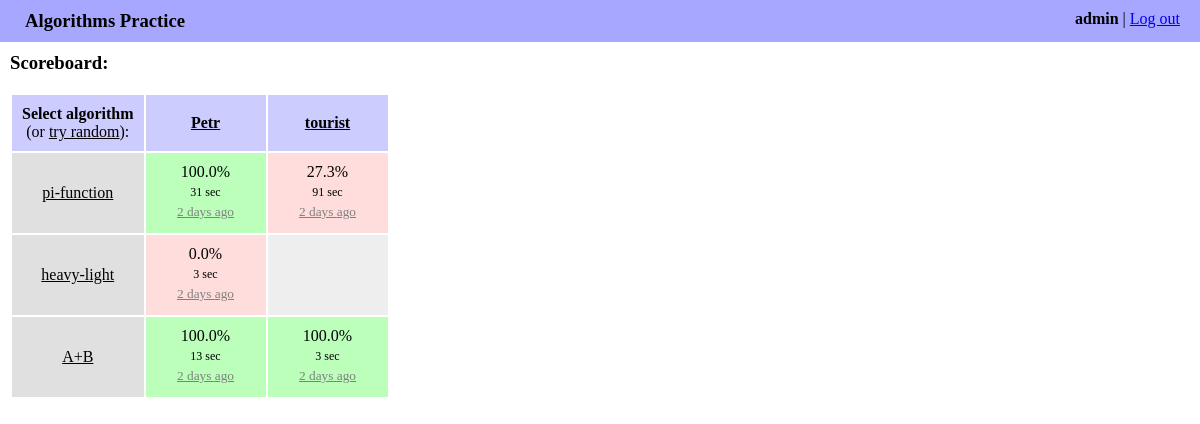
Page /algo/ (signed in) on the committed database.
### algo/models.py (models this page shows, shortened)
class Algorithm(models.Model):
    name = models.CharField(max_length=255)
    slug = models.SlugField(max_length=60, blank=True)
    source_code = models.TextField()

class Submit(models.Model):
    algorithm = models.ForeignKey(Algorithm)
    author = models.ForeignKey(User)
    date = models.DateTimeField(auto_now_add=True)
    elapsed_seconds = models.IntegerField()
    source_code = models.TextField()
    score = models.FloatField()

### algo/views.py (the view)
@login_required
def index(request):
    algorithms = Algorithm.objects.all()
    authors = Group.objects.get(name='algo').user_set.all()
    scoreboard = []
    for algorithm in algorithms:
        submits = []
        for author in authors:
            last_submit = Submit.objects\
                .filter(algorithm=algorithm, author=author)\
                .order_by('-date')\
                .first()
            submits.append({
                'author': author,
                'submit': last_submit,
                'submit_kind': get_submit_kind(last_submit),
            })
        scoreboard.append({
            'algorithm': algorithm,
            'submits': submits,
        })
    return render(request, 'algo/index.html', {
        'authors': authors,
        'scoreboard': scoreboard,
    })

### algo/templatetags/upto_filter.py (called while the page is built)
@register.filter
@stringfilter
def upto(value, delimiter=None):
    return value.split(delimiter)[0]

### algo/views.py (called while the page is built)
def get_submit_kind(item):
    if item is None:
        return None
    if item.score < 90 - EPS:
        return 'bad'
    if item.score < 100 - EPS:
        return 'good'
    return 'perfect'

### algo/templates/algo/index.html (shortened to what this page needs)
{% extends "algo/base.html" %}
{% load staticfiles %}
{% load upto_filter %}
{% block content %}
<h3>Scoreboard:</h3>
<table class="scoreboard">
    <thead>
        <tr>
            <th>
                Select algorithm
                <div class="check_random_text">
                    (or <a href="{% url 'algo:check_random' %}"  title="Try to write random algorithm">try random</a>):
                </div>
            </th>
            {% for author in authors %}
            {% if author.username == request.user.username %}
            <th class="current_user">
            {% else %}
            <th>
            {% endif %}
                <a href="{% url 'algo:history' author.username %}" title="All submits by {{ author.username }}">
                    {{ author.username }}
                </a>
            </th>
            {% endfor %}
        </tr>
    </thead>
    <tbody>
        {% for row in scoreboard %}
        <tr>
            <td class="algorithm_cell">
                <a href="{% url 'algo:check' algorithm_slug=row.algorithm.slug %}" title="Try to write {{ row.algorithm.name }}">
                    {{ row.algorithm.name }}
                </a>
            </td>
            {% for cell in row.submits %}
            {% if cell.submit %}
            <td class="submits_cell last_submit_{{ cell.submit_kind }}">
                <div class="last_submit_score" title="Match score of last submit">{{ cell.submit.score|floatformat:1 }}%</div>
                <div class="last_submit_elapsed_seconds" title="Elapsed time of last submit">{{ cell.submit.elapsed_seconds }} sec</div>
                <a class="history_link" href="{% url 'algo:history' author_username=cell.author.username algorithm_slug=row.algorithm.slug %}">
                    <div class="last_submit_time">{{ cell.submit.date|timesince|upto:"," }} ago</div>
                </a>
            </td>
            {% else %}
            <td class="submits_cell"></td>
            {% endif %}
            {% endfor %}
        </tr>
        {% endfor %}
    </tbody>
</table>
{% endblock %}

### algo/templates/algo/base.html (shortened to what this page needs)
<!DOCTYPE html>
<html>
    <head>
        {% load staticfiles %}
        <link rel="stylesheet" href="{% static 'algo/style.css' %}">
    </head>
    <body>
        <div class="account_bar">
            <div class="account_info">
                <b>{{ request.user.username }}</b> | <a href="{% url 'logout' %}">Log out</a>
            </div>
            <div class="site_title">Algorithms Practice</div>
        </div>
        <div class="content">
        {% block content %}{% endblock %}
        </div>
    </body>
</html>

### algo/static/algo/style.css (style rules this page uses)
body { margin: 0; }
.account_bar { background-color: #a7a7ff; padding: 10px 20px 10px 25px; }
.account_info { float: right; }
.site_title { font-size: 14pt; font-weight: bold; }
.content { margin: 10px; }
h3 { margin-top: 10px; }
.check_random_text { font-weight: normal; }
.scoreboard { border-spacing: 2px; }
.scoreboard a { color: black; }
.scoreboard th { background-color: #ccf; padding: 10px; }
.scoreboard td { height: 60px; padding: 10px; text-align: center; }
.algorithm_cell { background-color: #e0e0e0; }
.submits_cell { background-color: #eee; vertical-align: top; width: 100px; }
.submits_cell a { text-decoration: none; }
.last_submit_bad { background-color: #fdd; }
.last_submit_perfect { background-color: #bfb; }
.last_submit_elapsed_seconds { font-size: 9pt; margin: 4px; }
.last_submit_time { color: gray; font-size: 10pt; text-decoration: underline; }

### rows in the picture
Algorithm: algorithm.name "pi-function"
Algorithm: algorithm.name "heavy-light"
Algorithm: algorithm.name "A+B"

### other values in the picture
{{ request.user.username }} "admin"
{{ author.username }} "Petr"
{{ author.username }} "tourist"
{{ cell.submit.score|floatformat:1 }} "100.0"
{{ cell.submit.elapsed_seconds }} "31"
{{ cell.submit.date|timesince|upto:"," }} "2 days"
{{ cell.submit.score|floatformat:1 }} "27.3"
{{ cell.submit.elapsed_seconds }} "91"
{{ cell.submit.score|floatformat:1 }} "0.0"
{{ cell.submit.elapsed_seconds }} "3"
{{ cell.submit.elapsed_seconds }} "13"
